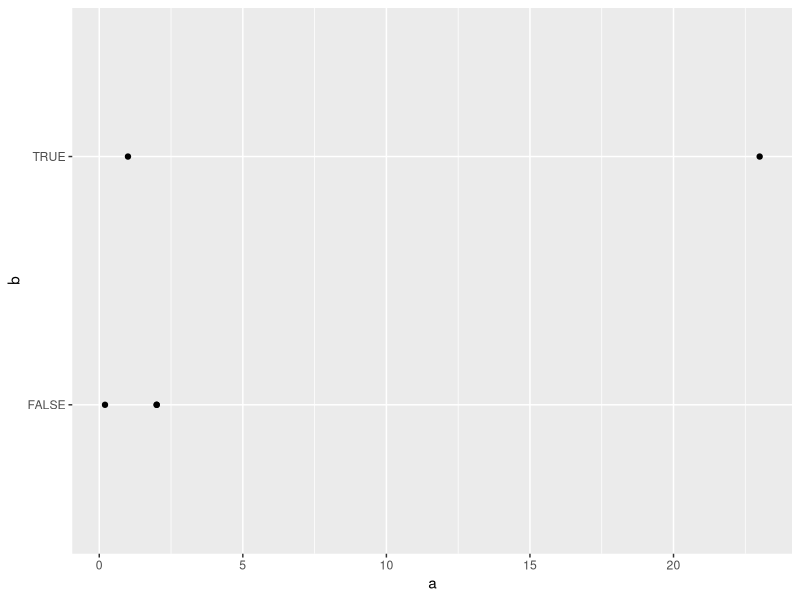

Write R code to recreate this figure.
a = 1 + 2
a <- 110
A <- 10

# DATA TYPES
# Numeric 
mynumeric1 <- 8.2
mynumeric2 <- 10

#logical
mylogical1 <- T
mylogical2 <- F
mylogical3 <- TRUE
mylogical4 <- FALSE

#character
mycharacter1 <- "My little story"
mycharacter2 <- 'My big story'

#factor
myfactor1 <- as.factor("female")

#vector
vec1 <- c(1,2,2,23,0.2)
vec2 <- c(TRUE,FALSE,FALSE,TRUE,FALSE)
vec3 <- c("a", "b", "b", "my little story", "z", "d")
vec4 <- as.factor(c("female", "male", "male", "female", "male"))

 vec5 = c(1,TRUE, "b")
 vec6 = c(1,TRUE)
 
 #list
 mylist <- list(vec1,vec2,vec3, 20, list(vec1,vec2,vec3), mean)
 
 
 #Data frames
df <- data.frame(a = vec1, b = vec2)
View(df)

#Matrix 
mymatrix <- matrix(vec3, 2,3)
colnames(mymatrix)

##INDEXING
# vector
vec1[1]

#list
mylist <- list("a" = vec1,
               "vec2" = vec2,
               namewithoutquote=vec3,
               mynumber = 20,
               list(vec1,vec2,vec3), 
               mean)
names(mylist)
mylist$namewithoutquote
mylist[[3]]

#data frame
df$a
df[[1]]
df[[1]][2]
df[1,2]
df[1,]
df[c(1,3,4),]
df[,2]

# matrix
mymatrix
mymatrix[1,3]

# FUNCTIONS
new_sum <- function(value1, value2) {
  result <- value1 + value2
  return (result)
}
new_sum(10, 20)

new_div <- function(value1, value2) {
  result = value2 / value1
  return(result)
}

new_div(value2 = 10, value1 = 20)

library(ggplot2)

ggplot(df, aes(a,b)) + geom_point()

